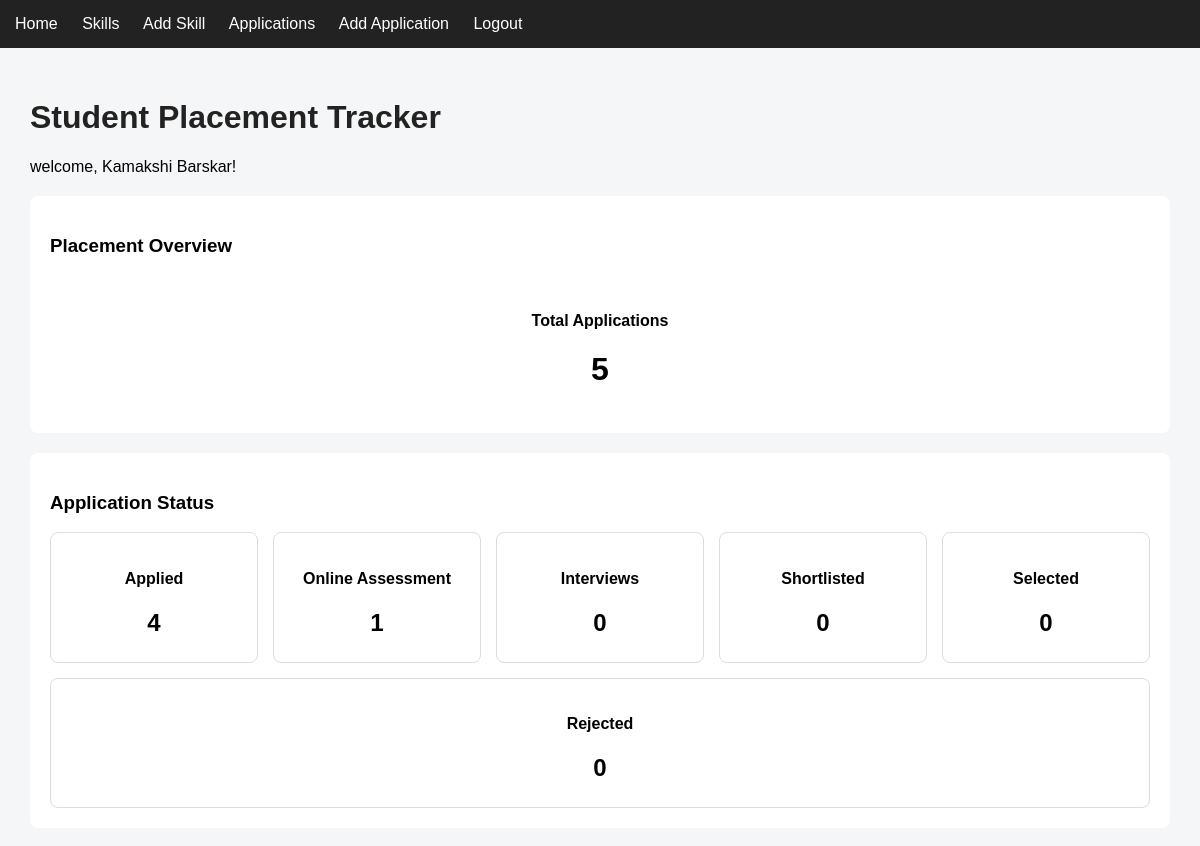
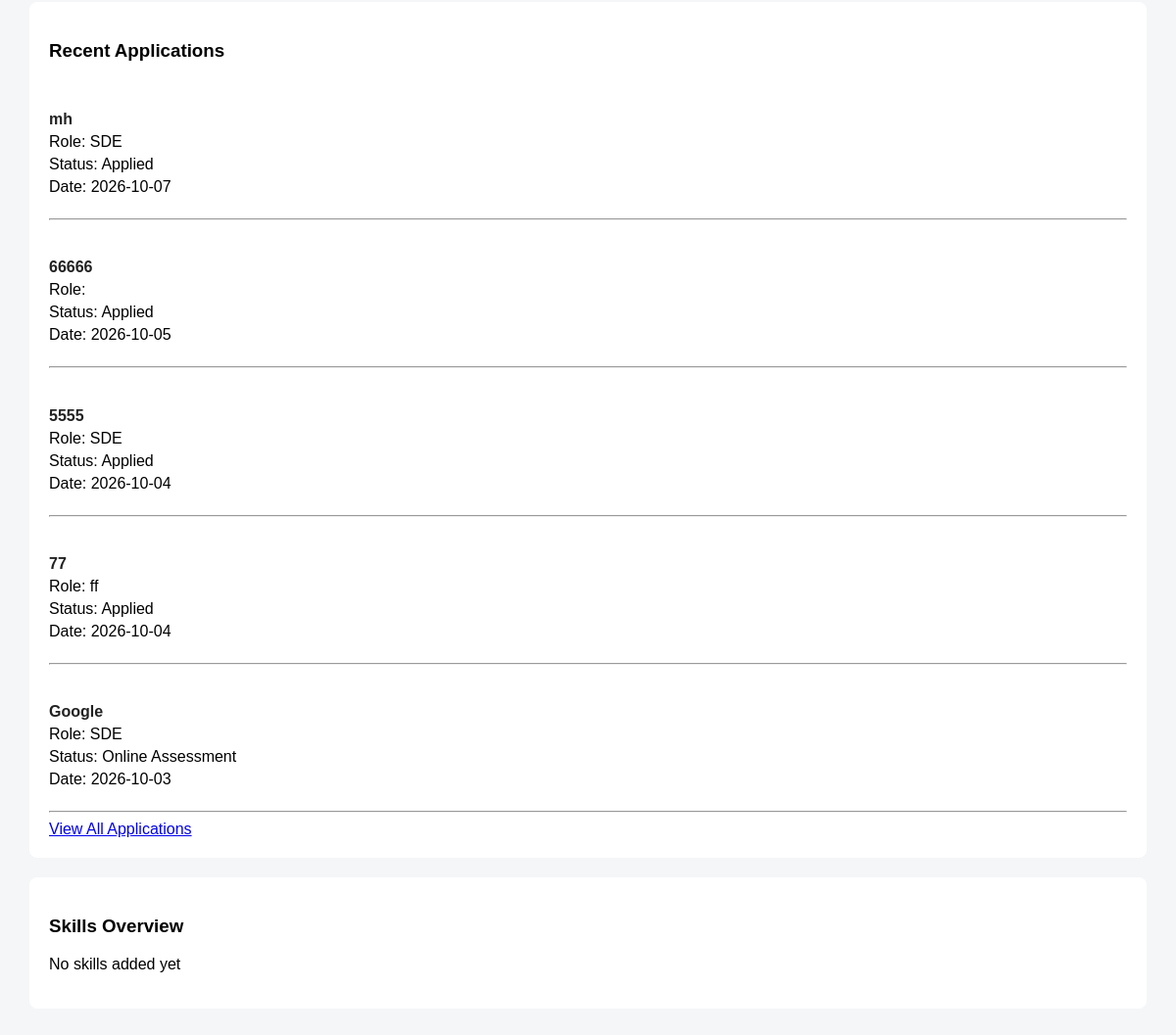
Screenshot of / (signed in) with the database file from the repository (2 pictures, top to bottom).
### app.py (models this page shows)
class User(db.Model):
    id = db.Column(db.Integer, primary_key=True)
    name = db.Column(db.String(100), nullable=False)
    email = db.Column(db.String(120), unique=True, nullable=False)
    password_hash = db.Column(db.String(200), nullable=False)

class Application(db.Model):
    id = db.Column(db.Integer, primary_key=True)
    company = db.Column(db.String(100), nullable=False)
    role = db.Column(db.String(100), nullable=False)
    status = db.Column(db.String(50), nullable=False)
    application_date = db.Column(db.Date, nullable=False)
    notes = db.Column(db.Text)
    user_id = db.Column(
        db.Integer,
        db.ForeignKey("user.id"),
        nullable=True
    )

### app.py (the view)
@app.route("/")
def home():
    if "user_id" not in session:
        return redirect(url_for("login"))
    user = User.query.get(session["user_id"])
    if not user:
        session.pop("user_id", None)
        return redirect(url_for("login"))
    applications = Application.query.filter_by(user_id=session["user_id"]).all()
    skills = Skill.query.filter_by(user_id=session["user_id"]).all()
    applications_count = len(applications)
    interviews_count = Application.query.filter_by(
        status="Interview",
        user_id=session["user_id"]
    ).count()
    rejected_count = Application.query.filter_by(
        status="Rejected",
        user_id=session["user_id"]
    ).count()
    applied_count = Application.query.filter_by(
        status="Applied",
        user_id=session["user_id"]
    ).count()
    assessment_count = Application.query.filter_by(
        status="Online Assessment",
        user_id=session["user_id"]
    ).count()
    shortlisted_count = Application.query.filter_by(
        status="Shortlisted",
        user_id=session["user_id"]
    ).count()
    selected_count = Application.query.filter_by(
        status="Selected",
        user_id=session["user_id"]
    ).count()
    recent_applications = Application.query.filter_by(
        user_id=session["user_id"]
    ).order_by(
        Application.application_date.desc()
    ).limit(5).all()
    return render_template(
        "home.html",
        name=user.name,
        applications_count=applications_count,
        interviews_count=interviews_count,
        rejected_count=rejected_count,
        applied_count=applied_count,
        assessment_count=assessment_count,
        shortlisted_count=shortlisted_count,
        selected_count=selected_count,
        skills=skills,
        recent_applications=recent_applications
    )

### templates/home.html
{% extends 'base.html' %}
{% block content %}
    <h1>Student Placement Tracker</h1>
    <p>welcome, {{name}}!</p>
    <div class="card">
        <h3>Placement Overview</h3>
        <div class="total-applications">
            <h4>Total Applications</h4>
            <p>{{ applications_count }}</p>
        </div>
    </div>
    <div class="card">
        <h3>Application Status</h3>
        <div class="stats-container">
            <div class="stat-card">
                <h4>Applied</h4>
                <p>{{ applied_count }}</p>
            </div>
            <div class="stat-card">
                <h4>Online Assessment</h4>
                <p>{{ assessment_count }}</p>
            </div>
            <div class="stat-card">
                <h4>Interviews</h4>
                <p>{{ interviews_count }}</p>
            </div>
            <div class="stat-card">
                <h4>Shortlisted</h4>
                <p>{{ shortlisted_count }}</p>
            </div>
            <div class="stat-card">
                <h4>Selected</h4>
                <p>{{ selected_count }}</p>
            </div>
            <div class="stat-card">
                <h4>Rejected</h4>
                <p>{{ rejected_count }}</p>
            </div>
        </div>
    </div>
    <div class="card">
        <h3>Recent Applications</h3>
        {% if recent_applications %}
            {% for application in recent_applications %}
                <div class="application-item">
                    <h4>
                        <a href="{{ url_for('edit_application', application_id=application.id) }}">
                            {{ application.company }}
                        </a>
                    </h4>
                    <p>Role: {{ application.role }}</p>
                    <p>Status: {{ application.status }}</p>
                    <p>Date: {{ application.application_date }}</p>
                </div>
                <hr>
            {% endfor %}
        {% else %}
            <p>No applications yet.</p>
        {% endif %}
        <a href="{{ url_for('applications') }}">
            View All Applications
        </a>
    </div>
    <div class="card">
            <h3>Skills Overview</h3>
        {% if skills %}
        <ul>
            {% for skill in skills %}
                <li>{{skill.name}}</li>
            {% endfor %}
        </ul>
        {% else %}
            <p>No skills added yet</p>
        {% endif %}
    </div>
{% endblock %}

### templates/base.html (shortened to what this page needs)
<!DOCTYPE html>
<html lang="en">
<head>
    <link rel="stylesheet" href="{{url_for('static', filename='css/style.css')}}">
</head>
<body>
    <nav>
        <a href="{{url_for('home')}}">Home</a>
        <a href="{{url_for('skills')}}">Skills</a>
        <a href="{{ url_for('add_skill') }}">Add Skill</a>
        <a href="{{url_for('applications')}}">Applications</a>
        <a href="{{ url_for('add_application') }}">Add Application</a>
        <a href="{{ url_for('logout') }}">Logout</a>
    </nav>
    <main>
        {% block content %}
        {% endblock %}
    </main>
</body>
</html>

### static/css/style.css (style rules this page uses)
body { font-family: Arial, sans-serif; margin:0; background-color: #f4f6f8; }
nav { background-color: #222; padding: 15px; }
nav a { color: white; text-decoration: none; margin-right: 20px; }
main { padding: 30px; }
h1 { color: #222; }
.card { background-color: white; padding: 20px; margin-top: 20px; border-radius: 8px; }
.total-applications { text-align: center; padding: 15px; }
.total-applications p { font-size: 32px; font-weight: bold; margin: 10px 0; }
.stats-container { display: flex; flex-wrap: wrap; gap: 15px; }
.stat-card { flex: 1; min-width: 150px; padding: 15px; text-align: center; border: 1px solid #ddd; border-radius: 8px; }
.stat-card p { font-size: 24px; font-weight: bold; margin: 10px 0; }
.application-item { padding: 10px 0; }
.application-item h4 { margin-bottom: 5px; }
.application-item p { margin: 5px 0; }
.application-item a { color: #222; text-decoration: none; }

### rows the page displays
User: name "Kamakshi Barskar"
Application: company "mh", role "SDE", status "Applied", application_date "2026-10-07"
Application: company "66666", status "Applied", application_date "2026-10-05"
Application: company "5555", role "SDE", status "Applied", application_date "2026-10-04"
Application: company "77", role "ff", status "Applied", application_date "2026-10-04"
Application: company "Google", role "SDE", status "Online Assessment", application_date "2026-10-03"

### other values shown
{{ applications_count }} "5"
{{ applied_count }} "4"
{{ assessment_count }} "1"
{{ interviews_count }} "0"
{{ shortlisted_count }} "0"
{{ selected_count }} "0"
{{ rejected_count }} "0"
